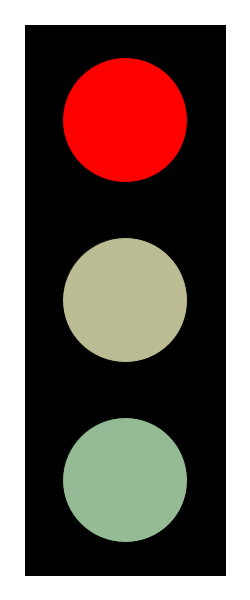
Frame 1 (no input)
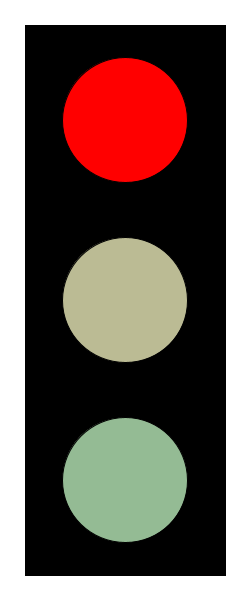
Frame 60 (the mouse pressed at the canvas centre just before this capture)
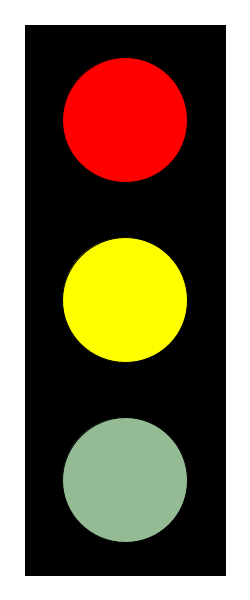
Frame 120 (the mouse held since frame 60 and released just before this capture)

The Processing sketch that drew these frames (run headless with seeded random() and noise(); from frame 60 on, the mouse is pressed at the canvas centre):

// Processing sketch: TaskSix
// ── TaskSix.pde
// Task Six
// Create a traffic light

/*
Pseudocode:
 1. oblong canvas with white background + black rectangle
 2. three circles in width/2 and height/5 (2*height/5 and 3*height/5)
 3. color circles accordingly, but dim (start on red light)
 4. use frameCount (or similar) to make transistion smooth
 5. use switch case and modulus to assign color values in order
 */

// 6.a
// Declare variables
int red;
int yellow;
int green;

// Name variables differently - use grey first!
// greyRed
// greyYellow
// greyGreen
// For easier readability
int redGrey;
int yellowGrey;
int greenGrey;

// 6.b
int light1;
int light2;
int light3;

// Size
int circleSize;
int boxW;
int boxH;

// Placement
int x;
int topY;
int midY;
int bottomY;

// 6.c
void setup() {
  size(250, 600);
  background(255);

  
  // Initialize variables
  // Bright colors
  red = color(255, 0, 0);
  yellow = color(255, 255, 0);
  green = color(0, 255, 0);

  //Grey colors
  redGrey = color(187, 148, 148);
  yellowGrey = color(187, 187, 148);
  greenGrey = color(148, 187, 148);

  // Size
  circleSize = width/2;
  boxW = width-50;
  boxH = height-50;
  
  // Placement
  x = width/2;
  topY = height/5;
  midY = height/2;
  bottomY = 4*height/5;
  
  // 6.c
  rectMode(CENTER);
  fill(0);
  rect(x, midY, boxW, boxH);
}

// 6.d
void draw() {

  // Switch case to run frameCount and light color
  switch(frameCount%400) {

    // Red light
    // Changed case from '0' to '1' so red light displays immediately 
  case 1:
    light1 = red;
    light2 = yellowGrey;
    light3 = greenGrey;
    break;

    // Red + yellow light
  case 100:
    light1 = red;
    light2 = yellow;
    light3 = greenGrey;
    break;

    // Green light
  case 200:
    light1 = redGrey;
    light2 = yellowGrey;
    light3 = green;
    break;

    // Yellow light
  case 300:
    light1 = redGrey;
    light2 = yellow;
    light3 = greenGrey;
    break;
  }
  
  // Draw circles with fill from switch case
  // Top circle
  fill(light1);
  ellipse(x, topY, circleSize, circleSize);

  // Mid circle
  fill(light2);
  ellipse(x, midY, circleSize, circleSize);

  // Bottom circle
  fill(light3);
  ellipse(x, bottomY, circleSize, circleSize);
}
